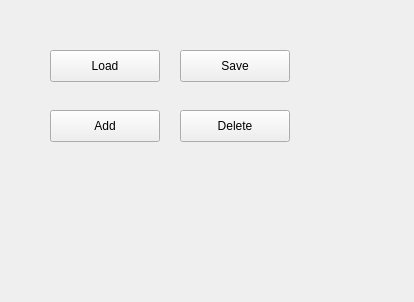
<?xml version="1.0" encoding="UTF-8"?>
<ui version="4.0">
 <class>DockWidget</class>
 <widget class="QDockWidget" name="DockWidget">
  <property name="geometry">
   <rect>
    <x>0</x>
    <y>0</y>
    <width>414</width>
    <height>302</height>
   </rect>
  </property>
  <property name="windowTitle">
   <string>DockWidget</string>
  </property>
  <widget class="QWidget" name="dockWidgetContents">
   <widget class="QPushButton" name="btnAddAnnotation">
    <property name="geometry">
     <rect>
      <x>50</x>
      <y>110</y>
      <width>110</width>
      <height>32</height>
     </rect>
    </property>
    <property name="text">
     <string>Add</string>
    </property>
   </widget>
   <widget class="QPushButton" name="btnDeleteAnnotation">
    <property name="geometry">
     <rect>
      <x>180</x>
      <y>110</y>
      <width>110</width>
      <height>32</height>
     </rect>
    </property>
    <property name="text">
     <string>Delete</string>
    </property>
   </widget>
   <widget class="QPushButton" name="btnLoadAnnotationFile">
    <property name="geometry">
     <rect>
      <x>50</x>
      <y>50</y>
      <width>110</width>
      <height>32</height>
     </rect>
    </property>
    <property name="text">
     <string>Load</string>
    </property>
   </widget>
   <widget class="QPushButton" name="btnSaveAnnotationFile">
    <property name="geometry">
     <rect>
      <x>180</x>
      <y>50</y>
      <width>110</width>
      <height>32</height>
     </rect>
    </property>
    <property name="text">
     <string>Save</string>
    </property>
   </widget>
  </widget>
 </widget>
 <resources/>
 <connections/>
</ui>
